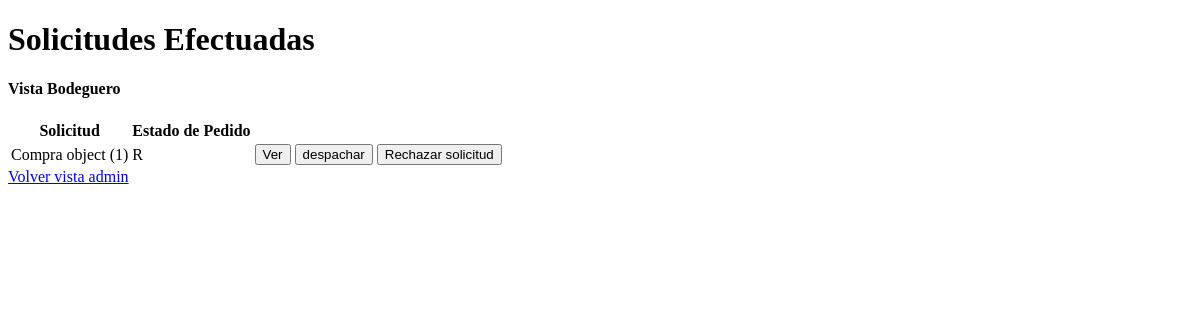
Page /vistaBodeguero/solicitudes/ on the earlier database version.
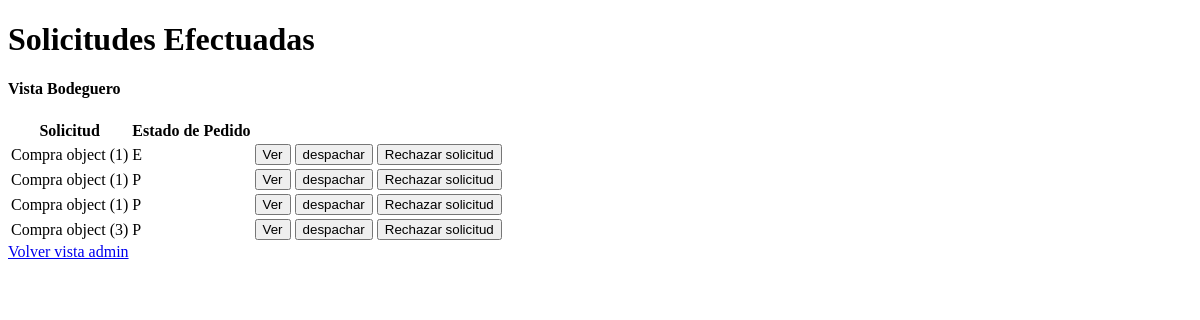
Same page on the later database version.
### api/models.py (models this page shows)
class Solicitud(models.Model):
    ESTADO_PEDIDO = {
        "P": "Pedido en Proceso",
        "R": "Pedido rechazado",
        "E": "Pedido enviado",
        "D": "Pedido Despachado"
    }
    soli = models.ForeignKey(Compra,null=True,blank=True,on_delete=models.CASCADE)
    estado_pedido = models.CharField(max_length=1, choices=ESTADO_PEDIDO)
    pago_realizado= models.BooleanField(default=True)

class Compra(models.Model):
    METODO_ENTREGA = {
        "D": "Despacho a Domicilio",
        "R": "Retiro en Tienda",
    }
    METODO_PAGO = {
        "C": "Credito",
        "D": "Debito",
        "E": "Efectivo",
    }
    product = models.ForeignKey(Producto,null=True,blank=True,on_delete=models.CASCADE)
    cantidad = models.PositiveBigIntegerField()
    metodo_pago = models.CharField(max_length=1, choices=METODO_PAGO)
    metodo_entrega = models.CharField(max_length=1, choices=METODO_ENTREGA,default="Despacho a Domicilio")

### api/views.py (the view)
# urls.py: path('vistaBodeguero/solicitudes/', views.solicitudes, name='solicitudes'),
def solicitudes(request):
    solicitudes = Solicitud.objects.all()
    return render(request, 'vistaBodeguero/solicitudes.html', {'solicitudes': solicitudes})

### api/templates/vistaBodeguero/solicitudes.html (shortened to what this page needs)
<!DOCTYPE html>
<html lang="en">
<head>
</head>
<body>
    <h1>Solicitudes Efectuadas</h1>
    <h4>Vista Bodeguero</h4>
    <table>
        <thead>
            <tr>
                <th>Solicitud</th>
                <th>Estado de Pedido</th>
            </tr>
        </thead>
        <tbody>
            {% for solicitud in solicitudes %}
            <tr>
                <td>{{ solicitud.soli }}</td>
                <td>{{ solicitud.estado_pedido }}</td>
                <td>
                    <a href="{% url 'ver_solicitud' pk=2 %}"><button>Ver</button></a>
                    <a href="{% url 'despachar'  pk=2 %}"><button>despachar</button></a>
                    <a href="{% url 'rechazar_solicitud' pk=3 %}"><button>Rechazar solicitud</button></a>
                </td>
            </tr>
            {% endfor %}
        </tbody>
    </table>
    <a href="{% url 'vistaAdmin' %}">Volver vista admin</a>
</body>
</html>

Differences in the rows shown:
removed Solicitud: soli "Compra object (1)", estado_pedido "R"
added Solicitud: soli "Compra object (1)", estado_pedido "E"
added Solicitud: soli "Compra object (1)", estado_pedido "P"
added Solicitud: soli "Compra object (1)", estado_pedido "P"
added Solicitud: soli "Compra object (3)", estado_pedido "P"
